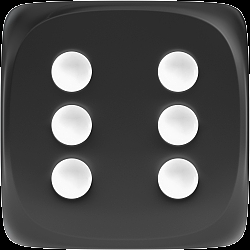
#> input picture lab10_3/src/main/java/org/example/lab10_3/assets/6.png, 250 x 250 px, found by its file name
$ python 111.py
#> lines starting #> are read from the running program, lines starting #| are printed output that depends on the picture; after the words box and inside, x2 and y2 are one past the last pixel; in counts of white or black regions, pixels touching at a corner belong together
import cv2
import numpy as np

# 读取图片
img = '/Users/moqi/Desktop/作业/大二下/Java/lab10_3/src/assets/6.png'

src = cv2.imread(img, cv2.IMREAD_COLOR)
#> src is the input picture: shape (250, 250, 3); mean B, G, R 80.2, 80.2, 80.2

# 转为灰度图像
gray = cv2.cvtColor(src, cv2.COLOR_BGR2GRAY)

# 使用Canny算法进行边缘检测
edges = cv2.Canny(gray, 50, 150)
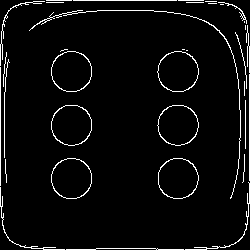
#> edges: shape (250, 250); 4.5% white in thin lines or dots

# 寻找边缘
contours, _ = cv2.findContours(edges, cv2.RETR_EXTERNAL, cv2.CHAIN_APPROX_SIMPLE)
#> contours = 35 contours, 27 with area under 20; largest, box (x1, y1, x2, y2) and area: (51, 158, 92, 199) 1293, (51, 51, 92, 92) 1293, (51, 105, 92, 146) 1292, (157, 51, 199, 92) 1292, (157, 105, 199, 146) 1290, (158, 158, 199, 199) 1288, (29, 10, 241, 199) 52, (218, 2, 247, 24) 22

# 找出最大的边界
max_contour = max(contours, key=cv2.contourArea)
#> max_contour = contour of 56 points, box (x1, y1, x2, y2) (51, 158, 92, 199), area 1293

# 创建一个和原图一样大小的全零图像（全黑）
mask = np.zeros_like(src)

# 画出最大的边界（用白色填充）
cv2.drawContours(mask, [max_contour], -1, (255, 255, 255), thickness=cv2.FILLED)
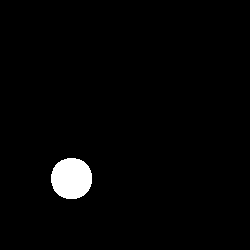
#> mask: shape (250, 250, 3); 2.2% white; 1 white region, box (x1, y1, x2, y2) and area: (51, 158, 92, 199) 1352

# 使用掩码来获取原图中的目标区域
result = cv2.bitwise_and(src, mask)

# 获取边界的尺寸
x, y, w, h = cv2.boundingRect(max_contour)
#> x = 51; y = 158; w = 41; h = 41

# 创建一个与边界一样大小的透明背景
background = np.zeros((h, w, 3), np.uint8)

# 将result中的非黑色部分（即图像部分）贴到background上
background = result[y:y+h, x:x+w]
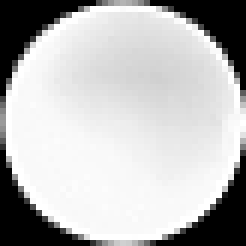
#> background: shape (41, 41, 3) (shown 6 times larger); min 0, max 255, mean 184.8

# 保存结果
cv2.imwrite(img, background)

$ run again, with lab10_3/src/main/java/org/example/lab10_3/assets/1.png copied over lab10_3/src/main/java/org/example/lab10_3/assets/6.png
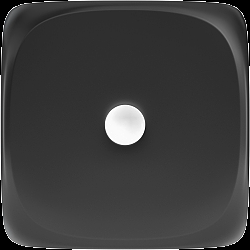
#> input picture lab10_3/src/main/java/org/example/lab10_3/assets/1.png, 250 x 250 px, found by its file name
#> src is the input picture: shape (250, 250, 3); mean B, G, R 61.5, 61.5, 61.5
#> `edges = cv2.Canny(gray, 50, 150)`:
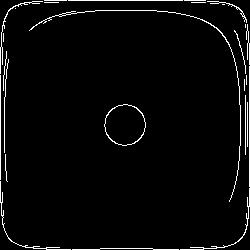
#> edges: shape (250, 250); 3.3% white in thin lines or dots
#> contours = 27 contours, 24 with area under 20; largest, box (x1, y1, x2, y2) and area: (104, 104, 146, 146) 1301, (29, 10, 241, 202) 54, (207, 1, 247, 23) 21
#> max_contour = contour of 58 points, box (x1, y1, x2, y2) (104, 104, 146, 146), area 1301
#> mask: shape (250, 250, 3); 2.2% white; 1 white region, box (x1, y1, x2, y2) and area: (104, 104, 146, 146) 1360
#> x = 104; w = 42
#> `background = result[y:y+h, x:x+w]`:
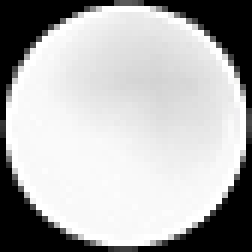
#> background: shape (42, 42, 3) (shown 6 times larger); mean B, G, R 177.5, 177.5, 177.5

$ run again, with lab10_3/src/main/java/org/example/lab10_3/assets/2.png copied over lab10_3/src/main/java/org/example/lab10_3/assets/6.png
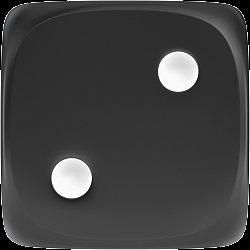
#> input picture lab10_3/src/main/java/org/example/lab10_3/assets/2.png, 250 x 250 px, found by its file name
#> src is the input picture: shape (250, 250, 3); mean B, G, R 65.2, 65.1, 65.1
#> `edges = cv2.Canny(gray, 50, 150)`:
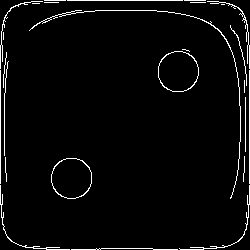
#> edges: shape (250, 250); 3.5% white in thin lines or dots
#> contours = 26 contours, 23 with area under 20; largest, box (x1, y1, x2, y2) and area: (158, 51, 199, 92) 1298, (51, 158, 92, 199) 1295, (29, 10, 241, 199) 64
#> max_contour = contour of 56 points, box (x1, y1, x2, y2) (158, 51, 199, 92), area 1298
#> mask: shape (250, 250, 3); 2.2% white; 1 white region, box (x1, y1, x2, y2) and area: (158, 51, 199, 92) 1357
#> x = 158; y = 51; w = 41
#> `background = result[y:y+h, x:x+w]`:
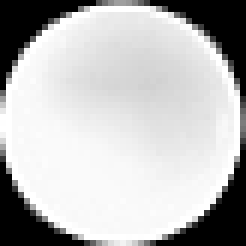
#> background: shape (41, 41, 3) (shown 6 times larger); min 0, max 255, mean 185.4
